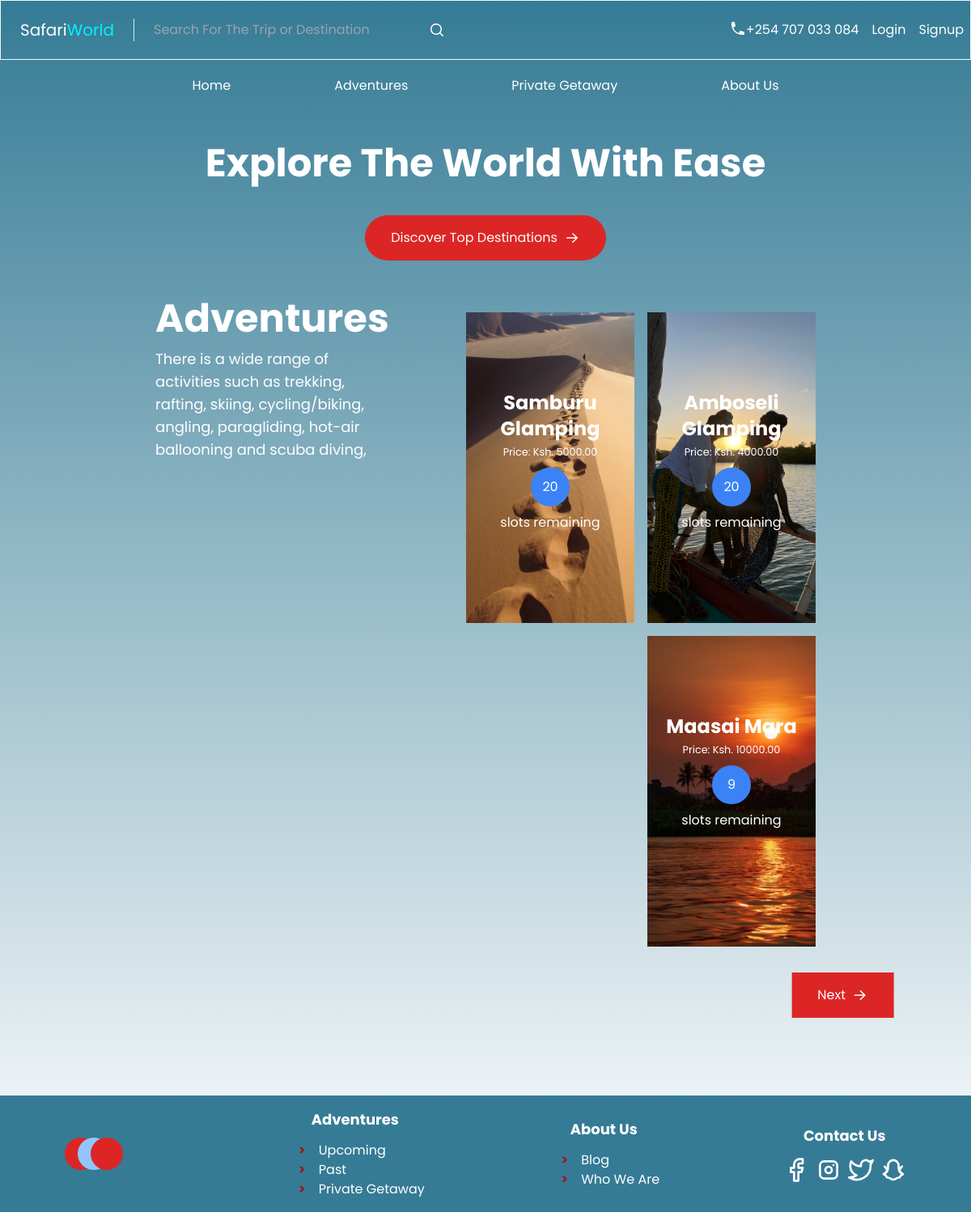
Page /adventures/ on the committed database.
### booking/models.py (models this page shows, shortened)
class BaseModel(models.Model):
    id = models.UUIDField(primary_key=True, default=uuid.uuid4, editable=False)
    created_at = models.DateTimeField(auto_now_add=True)
    updated_at = models.DateTimeField(auto_now=True)
    class Meta:
        abstract = True

class Adventure(BaseModel):
    name = models.CharField(max_length=250)
    place_id = models.ForeignKey(Place, on_delete=models.SET_NULL, null=True, related_name='adventures')
    description = models.CharField(max_length=1024)
    departure_date = models.DateField()
    return_date = models.DateField()
    price = models.DecimalField(max_digits=10, decimal_places=2)
    slots = models.IntegerField()
    age_limit = models.IntegerField(default=0)
    activities = models.CharField(max_length=250)
    image = models.FileField(upload_to='images', null=True)

### booking/views.py (the view)
# urls.py: path('adventures/', views.adventures, name='adventures'),
def adventures(request):
    p = Paginator(Adventure.objects.all(), 3)
    page = request.GET.get('page')
    adventures = p.get_page(page)
    context = {"adventures": adventures}
    return render(request, 'booking/all_adventures.html', context)

### booking/templates/booking/all_adventures.html (shortened to what this page needs)
{% extends 'booking/base.html' %} {% load static %} {% block content %}
<section class="mx-16 my-12 text-white md:flex md:mx-48">
  <div class="w-full sm:w-4/12">
    <h2 class="mb-3 text-5xl font-bold">Adventures</h2>
    <p class="mb-3 text-lg whitespace-normal">
      There is a wide range of activities such as trekking, rafting, skiing,
      cycling/biking, angling, paragliding, hot-air ballooning and scuba diving,
    </p>
  </div>
  <div
    class="flex flex-wrap items-end justify-end w-full mx-auto space-x-4 space-y-4 sm:w-10/12 px-auto"
  >
    {% for adventure in adventures %}
    <div
      class="bg-[url('/static/{{ adventure.image }}')] w-full md:w-1/3 lg:w-52 xl:w-60 h-96 bg-center bg-cover text-center pt-24 group transition ease-in-out delay-150 hover:scale-105"
    >
      <p class="text-2xl font-bold">{{ adventure.name}}</p>
      <small>Price: Ksh. {{ adventure.price}}</small>
      <span
        class="flex items-center justify-center w-12 h-12 mx-auto my-2 bg-blue-500 rounded-full"
        >{{ adventure.slots}}
      </span>
      <p>slots remaining</p>
    </div>
    {% endfor %}
    <div class="flex justify-center basis-full">
       {% if adventures.has_next %}
      <div
        class="flex items-center bg-red-600 py-4 my-4 px-8 max-w-fit md:translate-x-[235%]"
      >
        <a
          href="?page={{ adventures.next_page_number }}"
          class="pr-2 text-white"
          >Next</a
        >
        <svg
          xmlns="http://www.w3.org/2000/svg"
          viewBox="0 0 20 20"
          fill="currentColor"
          class="w-5 h-5 text-white"
        >
          <path
            fill-rule="evenodd"
            d="M3 10a.75.75 0 01.75-.75h10.638L10.23 5.29a.75.75 0 111.04-1.08l5.5 5.25a.75.75 0 010 1.08l-5.5 5.25a.75.75 0 11-1.04-1.08l4.158-3.96H3.75A.75.75 0 013 10z"
            clip-rule="evenodd"
          />
        </svg>
      </div>
      {% endif %}
    </div>
  </div>
</section>
{% endblock%}

### booking/templates/booking/base.html (style rules this page uses)
body { font-family: "Poppins" !important; }

### rows in the picture
Adventure: image (picture), name "Samburu Glamping", price "5000.00", slots "20"
Adventure: image (picture), name "Amboseli Glamping", price "4000.00", slots "20"
Adventure: image (picture), name "Maasai Mara", price "10000.00", slots "9"
